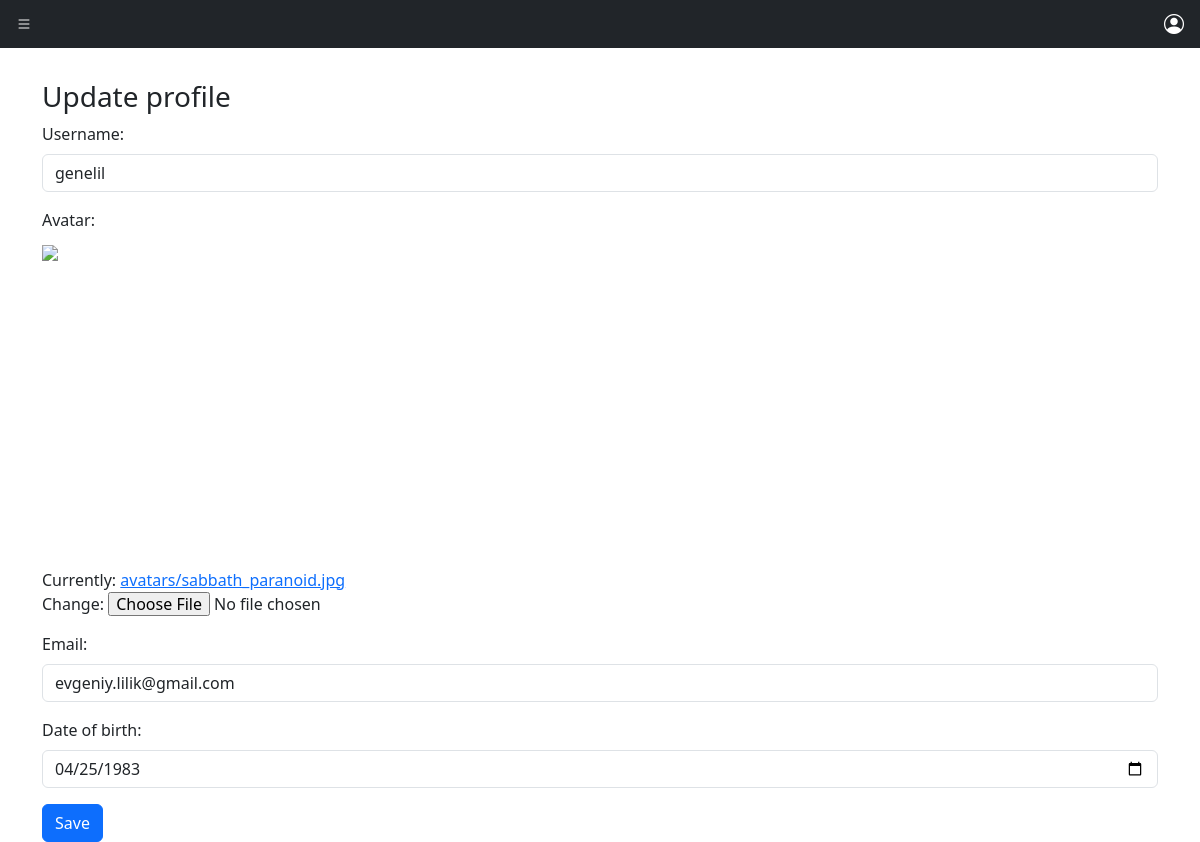
Page /user-profile/ (signed in) on the committed database.
### accounts/models.py (models this page shows, shortened)
class CustomUser(AbstractUser):
    pass

### user_profile/models.py (models this page shows)
class UserProfile(models.Model):
    user = models.OneToOneField(CustomUser, on_delete=models.CASCADE, related_name='user_profile')
    email = models.EmailField()
    dob = models.DateField()
    avatar = models.ImageField(upload_to='avatars')

### user_profile/views.py (the view, shortened to what this page needs)
# urls.py: path("user-profile/", UserProfileView.as_view(), name="user-profile"),
class UserProfileView(TemplateView):
    template_name = 'authorized/user-profile.html'
    def get(self, request: HttpRequest):
        context = {}
        user = request.user
        try:
            user_profile = UserProfile.objects.get(user_id=user.pk)
            form = UserProfileForm(instance=user_profile)
            context = {
                'form': form,
                'avatar_url': user_profile.avatar.url,
                'user': user,
            }
        except UserProfile.DoesNotExist:
            form = UserProfileForm()
            context = {
                'form': form,
                'user': user,
            }
        return render(request, template_name=self.template_name, context=context)

### user_profile/forms.py (shortened to what this page needs)
class UserProfileForm(forms.ModelForm):
    class Meta:
        model = UserProfile
        fields = ['avatar', 'dob', 'email']
        widgets = {
            'email': forms.EmailInput(attrs={'class': 'form-control',
                                             'placeholder': '',
                                             'id': 'email'}),
            'dob': DateInput(attrs={'class': 'form-control',
                                    'placeholder': '',
                                    'id': 'dob'})
        }

### templates/authorized/user-profile.html (shortened to what this page needs)
{% extends "home.html" %}
{% block authorized_context %}
    <div class="container-sm user-profile-container">
        <h3>Update profile</h3>
        <form method="post" enctype="multipart/form-data">
            <div class="mb-3">
                <label class="form-label" for="username">Username:</label>
                <input name="username" id="username" value={{ user.username }} class="form-control" />
            </div>
            <div class="mb-3">
                <label class="form-label" for="{{ form.avatar.id_for_label }}">Avatar:</label>
                <div class="post-image"><img src="{{ avatar_url }}"></div>
                {{ form.avatar }}
            </div>
            <div class="mb-3">
                <label class="form-label" for="{{ form.email.id_for_label }}">Email:</label>
                {{ form.email }}
            </div>
            <div class="mb-3">
                <label class="form-label" for="{{ form.dob.id_for_label }}">Date of birth:</label>
                {{ form.dob }}
            </div>
            <button class="btn btn-primary" type="submit">Save</button>
        </form>
    </div>
{% endblock %}

### blog/static/blog/home.css (style rules this page uses)
html { height: 100%; }
body, main { min-height: 100%; }

### blog/static/blog/posts.css (style rules this page uses)
.post-image { margin-bottom: 8px; height: 320px; width: 320px; }
.post-image img { width: 100%; }
.user-profile-container, .new-post-container, .tags-container { margin-top: 32px; }

### rows in the picture
CustomUser: username "genelil"
UserProfile: email "evgeniy.lilik@gmail.com", dob "04/25/1983"
